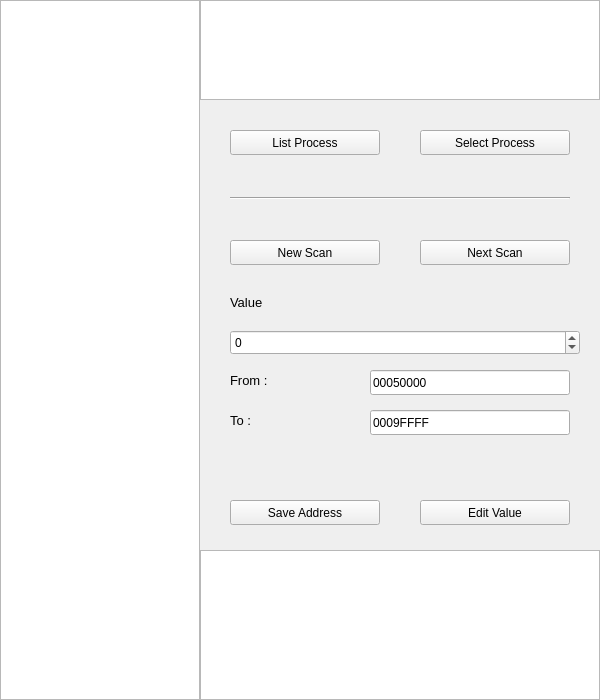
<?xml version="1.0" encoding="UTF-8"?>
<ui version="4.0">
 <class>MainWindow</class>
 <widget class="QMainWindow" name="MainWindow">
  <property name="geometry">
   <rect>
    <x>0</x>
    <y>0</y>
    <width>600</width>
    <height>700</height>
   </rect>
  </property>
  <property name="windowTitle">
   <string>Scandium</string>
  </property>
  <property name="windowIcon">
   <iconset resource="ressource.qrc">
    <normaloff>:/main/icon/Sc.png</normaloff>:/main/icon/Sc.png</iconset>
  </property>
  <widget class="QWidget" name="centralWidget">
   <widget class="QListWidget" name="resultTable">
    <property name="geometry">
     <rect>
      <x>0</x>
      <y>0</y>
      <width>200</width>
      <height>700</height>
     </rect>
    </property>
   </widget>
   <widget class="QLabel" name="valueLabel">
    <property name="geometry">
     <rect>
      <x>230</x>
      <y>290</y>
      <width>90</width>
      <height>25</height>
     </rect>
    </property>
    <property name="font">
     <font>
      <pointsize>10</pointsize>
     </font>
    </property>
    <property name="text">
     <string>Value</string>
    </property>
   </widget>
   <widget class="QPushButton" name="newScanButton">
    <property name="geometry">
     <rect>
      <x>230</x>
      <y>240</y>
      <width>150</width>
      <height>25</height>
     </rect>
    </property>
    <property name="text">
     <string>New Scan</string>
    </property>
   </widget>
   <widget class="QPushButton" name="nextScanButton">
    <property name="geometry">
     <rect>
      <x>420</x>
      <y>240</y>
      <width>150</width>
      <height>25</height>
     </rect>
    </property>
    <property name="text">
     <string>Next Scan</string>
    </property>
   </widget>
   <widget class="QListWidget" name="saveTable">
    <property name="geometry">
     <rect>
      <x>200</x>
      <y>550</y>
      <width>400</width>
      <height>150</height>
     </rect>
    </property>
   </widget>
   <widget class="Line" name="line">
    <property name="geometry">
     <rect>
      <x>230</x>
      <y>190</y>
      <width>340</width>
      <height>16</height>
     </rect>
    </property>
    <property name="orientation">
     <enum>Qt::Horizontal</enum>
    </property>
   </widget>
   <widget class="QListWidget" name="processList">
    <property name="geometry">
     <rect>
      <x>200</x>
      <y>0</y>
      <width>400</width>
      <height>100</height>
     </rect>
    </property>
   </widget>
   <widget class="QPushButton" name="listProcessButton">
    <property name="geometry">
     <rect>
      <x>230</x>
      <y>130</y>
      <width>150</width>
      <height>25</height>
     </rect>
    </property>
    <property name="text">
     <string>List Process</string>
    </property>
   </widget>
   <widget class="QPushButton" name="selectProcessButton">
    <property name="geometry">
     <rect>
      <x>420</x>
      <y>130</y>
      <width>150</width>
      <height>25</height>
     </rect>
    </property>
    <property name="text">
     <string>Select Process</string>
    </property>
   </widget>
   <widget class="QSpinBox" name="valueSpin">
    <property name="geometry">
     <rect>
      <x>230</x>
      <y>330</y>
      <width>350</width>
      <height>25</height>
     </rect>
    </property>
    <property name="minimum">
     <number>-1999999999</number>
    </property>
    <property name="maximum">
     <number>1999999999</number>
    </property>
   </widget>
   <widget class="QLabel" name="fromLabel">
    <property name="geometry">
     <rect>
      <x>230</x>
      <y>370</y>
      <width>100</width>
      <height>20</height>
     </rect>
    </property>
    <property name="font">
     <font>
      <pointsize>10</pointsize>
     </font>
    </property>
    <property name="text">
     <string>From :</string>
    </property>
   </widget>
   <widget class="QLabel" name="toLabel">
    <property name="geometry">
     <rect>
      <x>230</x>
      <y>410</y>
      <width>100</width>
      <height>20</height>
     </rect>
    </property>
    <property name="font">
     <font>
      <pointsize>10</pointsize>
     </font>
    </property>
    <property name="text">
     <string>To :</string>
    </property>
   </widget>
   <widget class="QLineEdit" name="fromEdit">
    <property name="geometry">
     <rect>
      <x>370</x>
      <y>370</y>
      <width>200</width>
      <height>25</height>
     </rect>
    </property>
    <property name="inputMask">
     <string>HHHHHHHH</string>
    </property>
    <property name="text">
     <string>00050000</string>
    </property>
   </widget>
   <widget class="QLineEdit" name="toEdit">
    <property name="geometry">
     <rect>
      <x>370</x>
      <y>410</y>
      <width>200</width>
      <height>25</height>
     </rect>
    </property>
    <property name="inputMask">
     <string>HHHHHHHH</string>
    </property>
    <property name="text">
     <string>0009FFFF</string>
    </property>
   </widget>
   <widget class="QPushButton" name="saveAddrButton">
    <property name="geometry">
     <rect>
      <x>230</x>
      <y>500</y>
      <width>150</width>
      <height>25</height>
     </rect>
    </property>
    <property name="text">
     <string>Save Address</string>
    </property>
   </widget>
   <widget class="QPushButton" name="editValueButton">
    <property name="geometry">
     <rect>
      <x>420</x>
      <y>500</y>
      <width>150</width>
      <height>25</height>
     </rect>
    </property>
    <property name="text">
     <string>Edit Value</string>
    </property>
   </widget>
  </widget>
  <widget class="QMenuBar" name="menuBar">
   <property name="geometry">
    <rect>
     <x>0</x>
     <y>0</y>
     <width>600</width>
     <height>26</height>
    </rect>
   </property>
  </widget>
  <action name="actionChoose_Process">
   <property name="text">
    <string>Choose Process</string>
   </property>
  </action>
 </widget>
 <layoutdefault spacing="6" margin="11"/>
 <resources>
  <include location="ressource.qrc"/>
 </resources>
 <connections/>
</ui>
